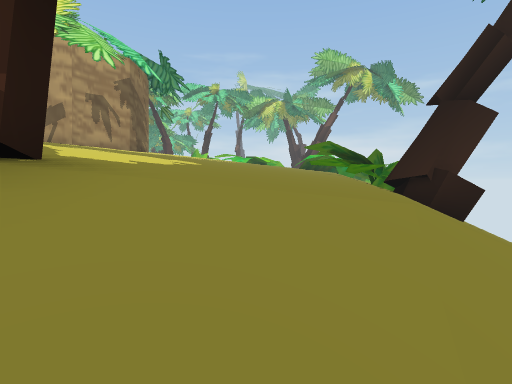
[1] (above)

24 first-person views from a walk through a 3-D level made in the Unity game engine. The camera is 1.2 m above the floor, tilts 2° down and sees 80° across. The floor is counted in squares, 1.71 m on a side. Each view is taken from the middle of a square. On the plan, view 1 faces up. The plan holds only what a view shows up to about 10 squares ahead; the rest is blank. The place goes on beyond the plan. The player is left out. Some animated figures are left out.

[2]
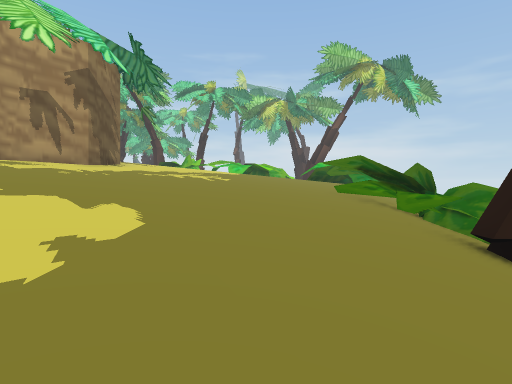

[3]
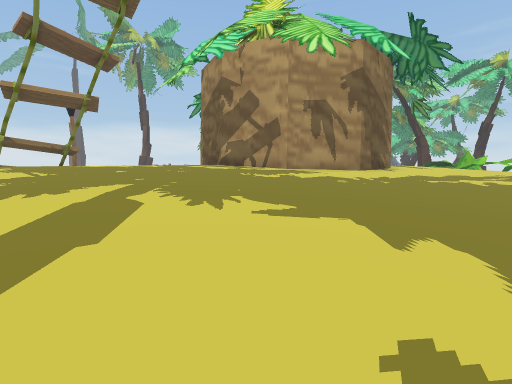

[4]
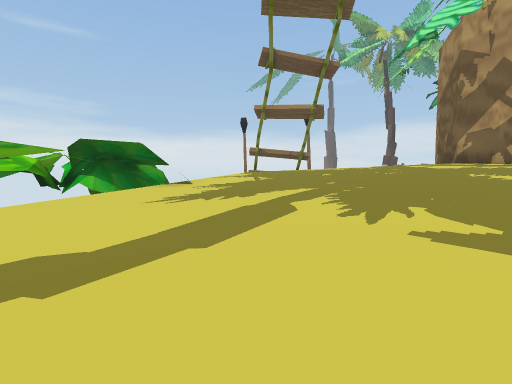

[5]
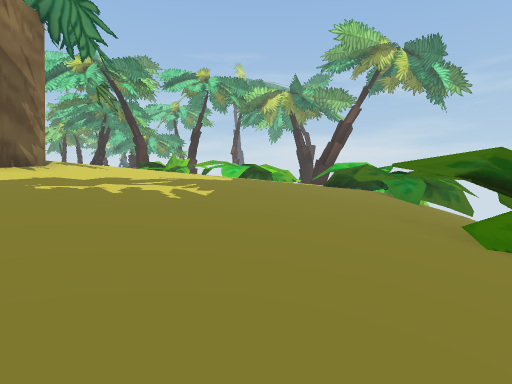

[6]
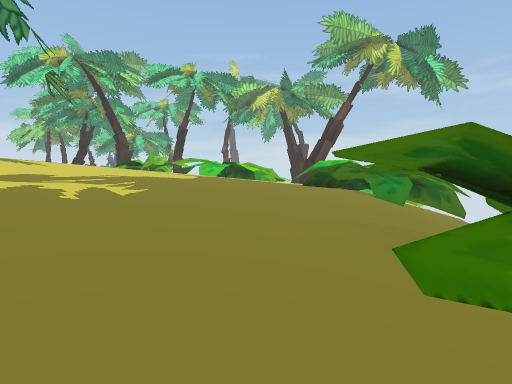

[7]
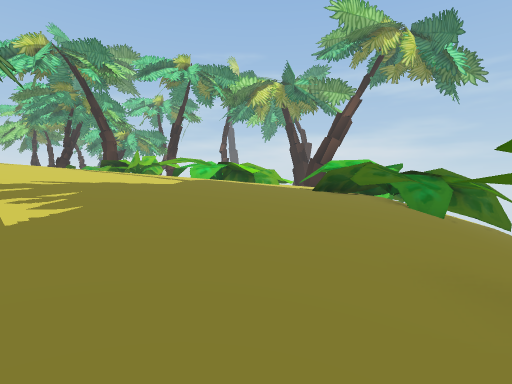

[8]
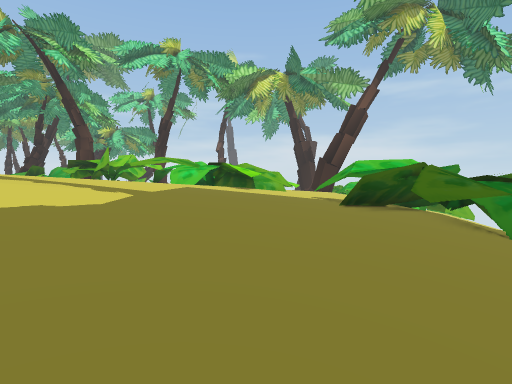

[9]
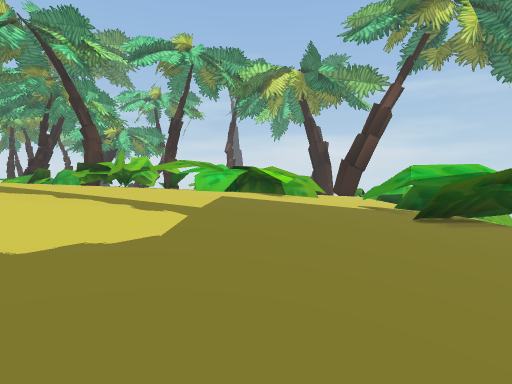

[10]
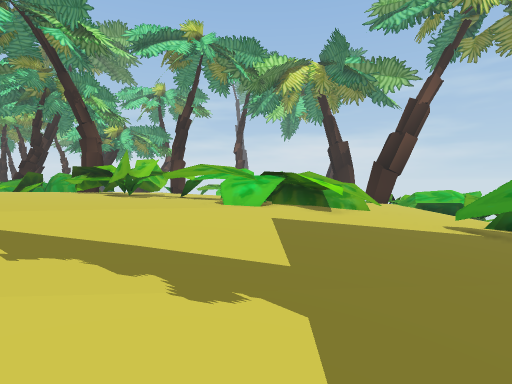

[11]
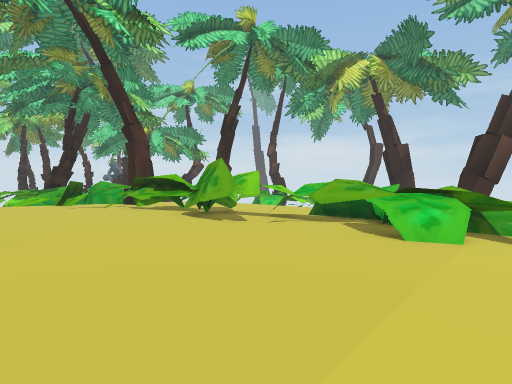

[12]
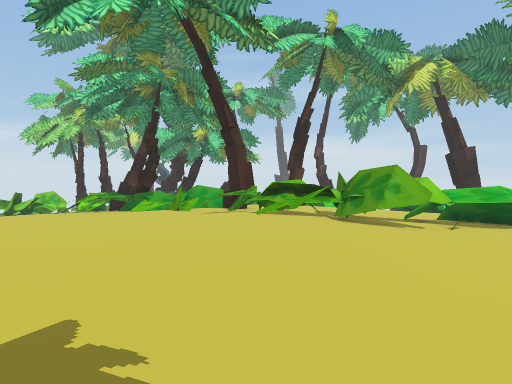

[13]
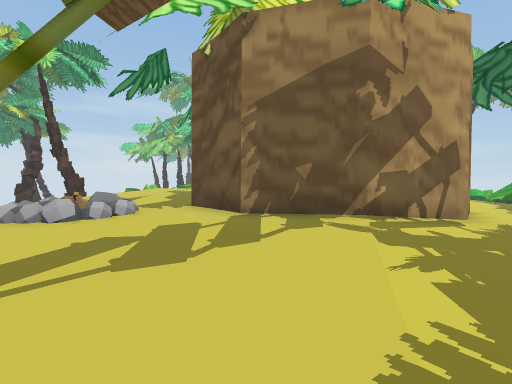

[14]
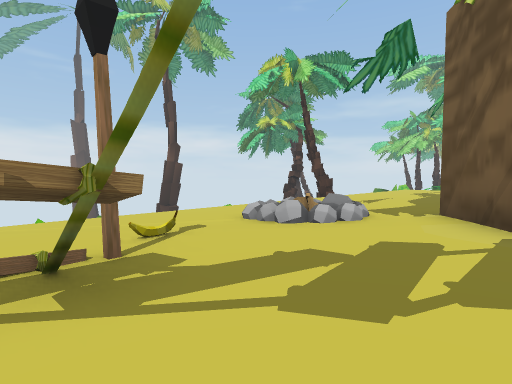

[15]
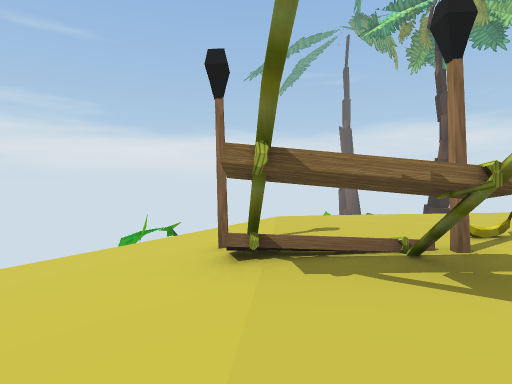

[16]
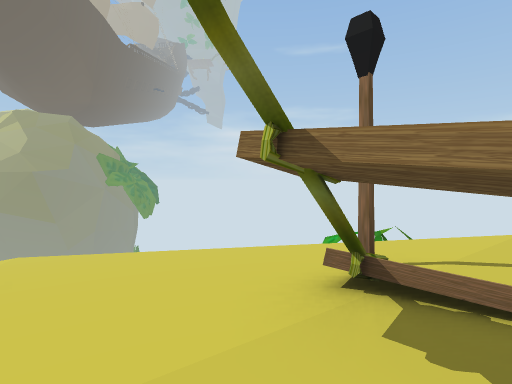

[17]
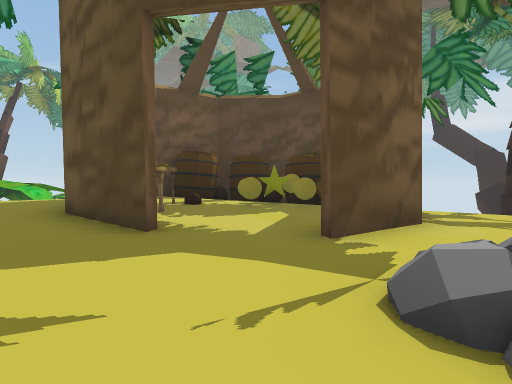

[18]
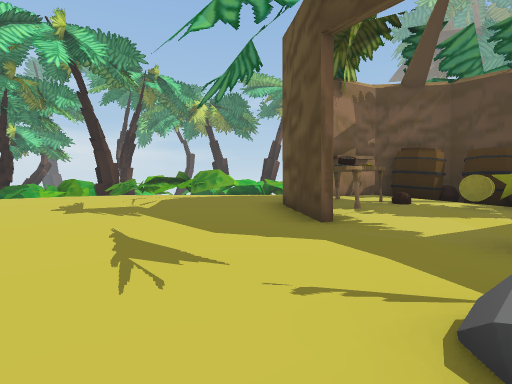

[19]
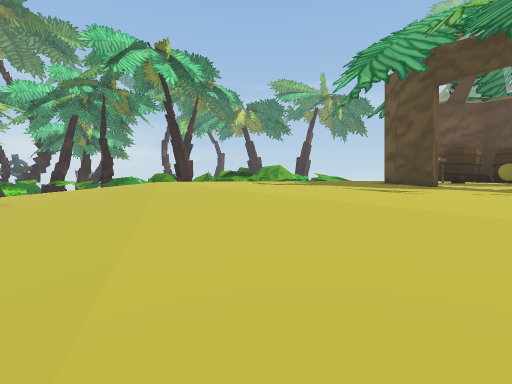

[20]
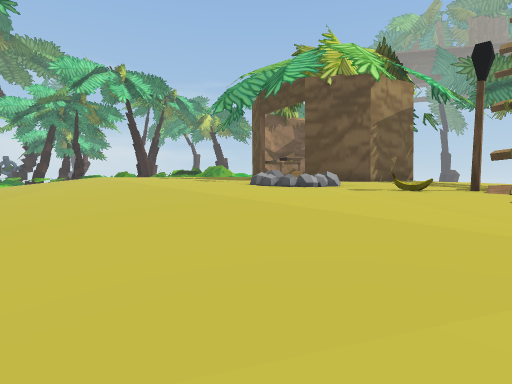

[21]
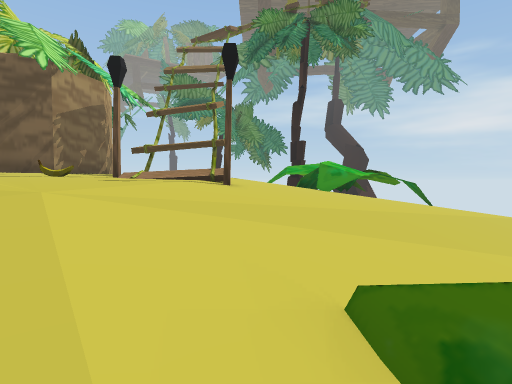

[22]
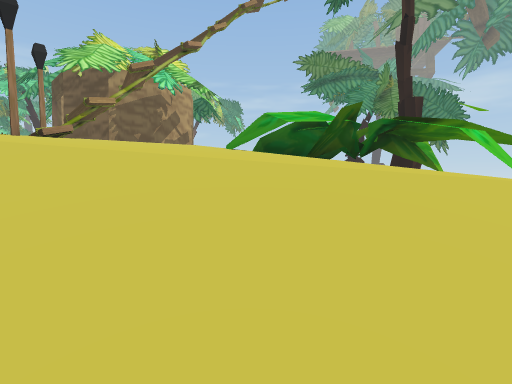

[23]
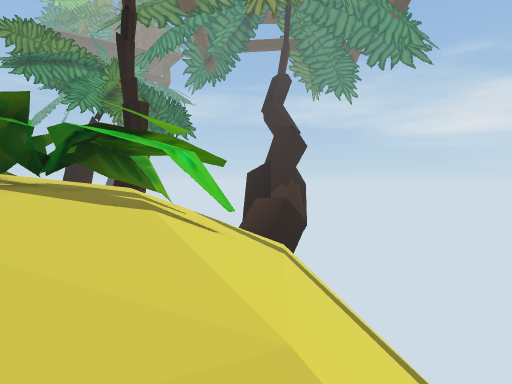

[24]
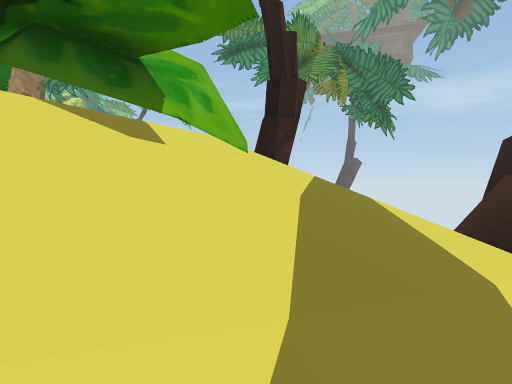

### Floor plan
Key: @ floor where view 1 was taken; # wall or solid block; x gap in a wall; . main floor; : floor 0.75 m higher than the main floor; - floor 0.75 m lower than the main floor; + floor 1.5 m higher than the main floor; _ floor 1.75 m lower than the main floor; < floor 2.5 m lower than the main floor; / step, stairs or slope; = window, fence, low wall or low ledge; ^ raised ledge; v drop or lower ground; C coin; S star; O other object.
Columns run from 20 left of view 1 to 8 right of it. Each row starts with its distance up from view 1.
 28           .^^^^^
 27       ..... ^=/^^^#==
 26       ....../:/^^^^==#=---
 25       .......+##^.^=/= ---
 24  ..    ...........++///---
 23  ...   :.........##/ =.--
 22  .... ::::.............-^#
 21  ....:::::::...........==^#
 20  ....:::::::::........--###=
 19  ....::::::::: .......-##^###
 18  ....:::::::::  ......--^^#=/
 17 .......:::::   :.....---_///
 16 ........::#####......---_//
 15 .........######.....---__//
 14 ........... #:##....--__//
 13 ...........CSO##...---__//
 12 ......##.#..C###..---__^/#
 11 .....=^#.##  ##...---_^^^#
 10 -.....=...####...---___ ^=
  9 -................--___==##
  8 -.....=.........---____=#
  7 -......#^.......--_____##
  6 -......^^......---_____/#
  5  -.....x#......--_____///
  4 _--/..........---_____//
  3 ==_/---...  //--_____<//
  2  #=_/----- =/^^-_ #/_//
  1  = _//---- =v# ^  #///
  0     //___-#####//   @
 -1      //____#####//
 -2      ///__==#/////
 -3      /////////////////=
 -4         //////////
 -5           ////vv
 -6             v

Where each view was taken, in squares from view 1:
view 1: 0 up, 0 right, facing up
view 2: 3 up, 0 right, facing up
view 3: 4 up, 1 left, facing up-left
view 4: 5 up, 1 left, facing left
view 5: 7 up, 0 right, facing up
view 6: 8 up, 1 right, facing up
view 7: 10 up, 1 right, facing up
view 8: 13 up, 1 right, facing up
view 9: 14 up, 0 right, facing up
view 10: 16 up, 1 left, facing up
view 11: 18 up, 4 left, facing up
view 12: 18 up, 8 left, facing up
view 13: 5 up, 10 left, facing up
view 14: 6 up, 10 left, facing up-left
view 15: 5 up, 10 left, facing left
view 16: 6 up, 11 left, facing down-left
view 17: 13 up, 15 left, facing right
view 18: 12 up, 15 left, facing up-right
view 19: 12 up, 20 left, facing up-right
view 20: 6 up, 20 left, facing up-right
view 21: 4 up, 20 left, facing right
view 22: 3 down, 15 left, facing up-right
view 23: 3 down, 13 left, facing right
view 24: 4 down, 8 left, facing up-right
